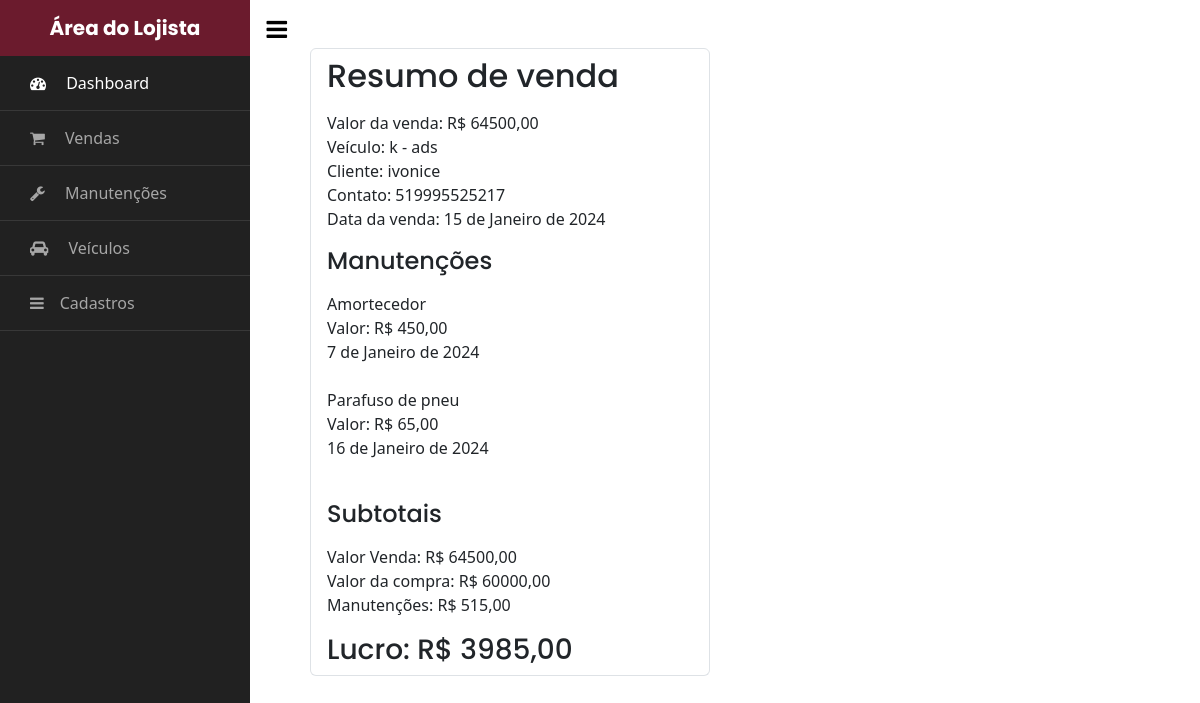
Page /area_do_lojista/resumo_venda/11/ on the committed database.
### gestao/models.py (models this page shows, shortened)
class Venda(models.Model):
    id = models.AutoField(primary_key=True)
    veiculo = models.OneToOneField('veiculos.Veiculo', on_delete=models.PROTECT, related_name='venda_veiculo')
    valor_venda = models.DecimalField(max_digits=10, decimal_places=2, blank=True, null=True)
    data_venda = models.DateField()
    comprador = models.CharField(max_length=50, blank=True, null=True)
    contato = models.CharField(max_length=50, blank=True, null=True)
    observacoes = models.TextField(blank=True, null=True)
    @property
    def lucro(self):
        manutencoes = self.veiculo.veiculo_manutencao.all()
        valor_manutencoes = manutencoes.aggregate(Sum('valor'))['valor__sum']
        if valor_manutencoes is None:
            valor_manutencoes = 0
        return self.valor_venda - self.veiculo.valor_compra - valor_manutencoes

class Manutencao(models.Model):
    id = models.AutoField(primary_key=True)
    veiculo = models.ForeignKey('veiculos.Veiculo', on_delete=models.PROTECT, related_name='veiculo_manutencao')
    tipo = models.ForeignKey('gestao.Tipo_Manutencao', on_delete=models.PROTECT, related_name='tipo_manutencao')
    valor = models.DecimalField(max_digits=10, decimal_places=2, blank=True, null=True)
    data = models.DateField()
    observacoes = models.TextField(blank=True, null=True)
    class Meta:
        verbose_name_plural = 'Manutenções'

class Tipo_Manutencao(models.Model):
    id = models.AutoField(primary_key=True)
    nome = models.CharField(max_length=50)
    def __str__(self):
        return self.nome
    class Meta:
        verbose_name_plural = 'Tipos de Manutenção'

### veiculos/models.py (models this page shows)
class Veiculo(models.Model):
    id = models.AutoField(primary_key=True)
    marca = models.ForeignKey(Marca, on_delete=models.PROTECT, related_name='marca')
    modelo = models.CharField(max_length=50)
    ano = models.IntegerField(blank=True, null=True)
    placa = models.CharField(max_length=8, blank=True, null=True, unique=True)
    cor = models.CharField(max_length=50, blank=True, null=True)
    acessorios = models.ManyToManyField(Acessorio, related_name='acessorios')
    data_insercao = models.DateTimeField(auto_now_add=True)
    km = models.IntegerField(blank=True, null=True)
    vendido = models.BooleanField(default=False)
    valor = models.DecimalField(max_digits=10, decimal_places=2, blank=True, null=True)
    foto_capa = models.ImageField(upload_to='media/', blank=True, null=True)
    valor_compra = models.DecimalField(max_digits=10, decimal_places=2, blank=True, null=True)
    CAMBIO_CHOICES = [
        ('Automático', 'Automático'),
        ('Manual', 'Manual'),
    ]
    cambio = models.CharField(
        max_length=20,
        choices=CAMBIO_CHOICES,
        default='Manual',  # Pode definir o valor padrão se desejar
    )
    DIRECAO_CHOICES = [
        ('Hidráulica', 'Hidráulica'),
        ('Elétrica', 'Elétrica'),
        ('Mecânica', 'Mecânica'),
    ]
    direcao = models.CharField(
        max_length=20,
        choices=DIRECAO_CHOICES,
        default='Hidráulica',
    )
    def __str__(self):
        return self.modelo + ' - ' + self.placa

### gestao/views.py (the view)
# urls.py: path('resumo_venda/<int:pk>/', Resumo_Venda.as_view(), name='resumo_venda'),
class Resumo_Venda(DetailView):
    model = Venda
    template_name = 'resumo_venda.html'
    context_object_name = 'venda'
    success_url = '/area_do_lojista/vendas/'
    def get_context_data(self, **kwargs):
        context = super().get_context_data(**kwargs)
        venda = self.get_object()
        context['veiculo'] = venda.veiculo
        context['manutencoes'] = venda.veiculo.veiculo_manutencao.all()
        context ['total_manutencoes'] = venda.veiculo.veiculo_manutencao.all().aggregate(Sum('valor'))['valor__sum'] or 0
        return context

### gestao/templates/resumo_venda.html (shortened to what this page needs)
{% extends 'base_lojista.html' %}
{% block content %}
<div>
    <div class="container">
        <div class="row">
            <div class="col">
                <div class="list-group col col-lg-8 col-xl-6">
                    <h2  class="list-group-item">Resumo de venda</h2>
                    <ul class="list-group-item">
                        <li>Valor da venda: R$ {{ venda.valor_venda }}</li>
                        <li>Veículo: {{ venda.veiculo }}</li>
                        <li>Cliente: {{ venda.comprador }}</li>
                        <li>Contato: {{ venda.contato }}</li>
                        <li>Data da venda: {{ venda.data_venda }}</li>
                    </ul>
                    <h4 class="list-group-item">Manutenções</h4>
                    <ul class="list-group-item">
                        {% for manutencao in manutencoes %}
                            <li>{{ manutencao.tipo }}</li>
                            <li>Valor: R$ {{ manutencao.valor }}</li>
                            <li>{{ manutencao.data }}</li>
                            <br>
                        {% endfor %}
                    </ul>
                    <h4 class="list-group-item">Subtotais</h4>
                    <ul class="list-group-item">
                        <li>Valor Venda: R$ {{ venda.valor_venda }}</li>
                        <li>Valor da compra: R$ {{ veiculo.valor_compra }}</li>
                        <li>Manutenções: R$ {{ total_manutencoes|floatformat:2 }}</li>
                    </ul>
                    <h3 class="list-group-item">Lucro: R$ {{ venda.lucro }}</h3>
                </div>
            </div>
        </div>
    </div>
</div>
{% endblock %}

### gestao/templates/resumo_venda.html (style rules this page uses)
li { list-style: none; }

### rows in the picture
Venda: valor_venda "64500,00", veiculo "k - ads", comprador "ivonice", contato "519995525217", data_venda "15 de Janeiro de 2024", lucro "3985,00"
Manutencao: tipo "Amortecedor", valor "450,00", data "7 de Janeiro de 2024"
Manutencao: tipo "Parafuso de pneu", valor "65,00", data "16 de Janeiro de 2024"
Veiculo: valor_compra "60000,00"

### other values in the picture
{{ total_manutencoes|floatformat:2 }} "515,00"
